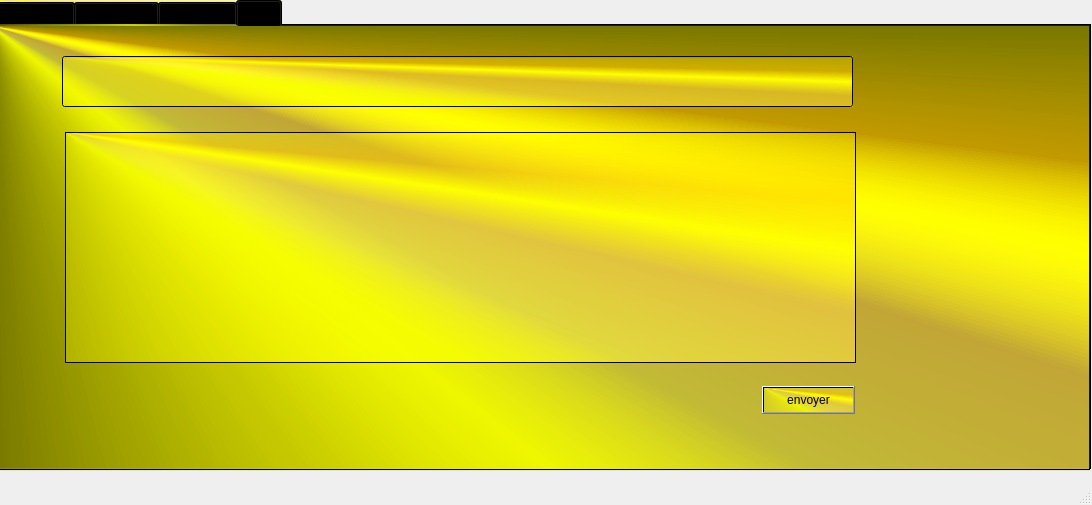
<?xml version="1.0" encoding="UTF-8"?>
<ui version="4.0">
 <class>MainWindow</class>
 <widget class="QMainWindow" name="MainWindow">
  <property name="geometry">
   <rect>
    <x>0</x>
    <y>0</y>
    <width>1092</width>
    <height>505</height>
   </rect>
  </property>
  <property name="windowTitle">
   <string>MainWindow</string>
  </property>
  <widget class="QWidget" name="centralwidget">
   <widget class="QTabWidget" name="tabWidget">
    <property name="geometry">
     <rect>
      <x>-10</x>
      <y>0</y>
      <width>1101</width>
      <height>471</height>
     </rect>
    </property>
    <property name="styleSheet">
     <string notr="true">background-color: qconicalgradient(cx:0, cy:0, angle:135, stop:0 rgba(255, 255, 0, 69), stop:0.375 rgba(255, 255, 0, 69), stop:0.423533 rgba(251, 255, 0, 145), stop:0.45 rgba(247, 255, 0, 208), stop:0.477581 rgba(255, 244, 71, 130), stop:0.518717 rgba(255, 218, 71, 130), stop:0.55 rgba(255, 255, 0, 255), stop:0.57754 rgba(255, 203, 0, 130), stop:0.625 rgba(255, 255, 0, 69), stop:1 rgba(255, 255, 0, 69));</string>
    </property>
    <property name="currentIndex">
     <number>3</number>
    </property>
    <widget class="QWidget" name="tab">
     <attribute name="title">
      <string>fournisseur</string>
     </attribute>
     <widget class="QTabWidget" name="tabWidget_2">
      <property name="geometry">
       <rect>
        <x>30</x>
        <y>100</y>
        <width>371</width>
        <height>221</height>
       </rect>
      </property>
      <property name="currentIndex">
       <number>1</number>
      </property>
      <widget class="QWidget" name="tab_3">
       <attribute name="title">
        <string>ajouter</string>
       </attribute>
       <widget class="QLabel" name="label">
        <property name="geometry">
         <rect>
          <x>0</x>
          <y>30</y>
          <width>56</width>
          <height>16</height>
         </rect>
        </property>
        <property name="text">
         <string>ID</string>
        </property>
       </widget>
       <widget class="QLabel" name="label_2">
        <property name="geometry">
         <rect>
          <x>0</x>
          <y>70</y>
          <width>56</width>
          <height>16</height>
         </rect>
        </property>
        <property name="text">
         <string>lieu</string>
        </property>
       </widget>
       <widget class="QLabel" name="label_3">
        <property name="geometry">
         <rect>
          <x>0</x>
          <y>110</y>
          <width>56</width>
          <height>16</height>
         </rect>
        </property>
        <property name="text">
         <string>type eq</string>
        </property>
       </widget>
       <widget class="QLabel" name="label_4">
        <property name="geometry">
         <rect>
          <x>180</x>
          <y>30</y>
          <width>56</width>
          <height>16</height>
         </rect>
        </property>
        <property name="text">
         <string>nom soc</string>
        </property>
       </widget>
       <widget class="QLabel" name="label_5">
        <property name="geometry">
         <rect>
          <x>180</x>
          <y>70</y>
          <width>56</width>
          <height>16</height>
         </rect>
        </property>
        <property name="text">
         <string>numéro</string>
        </property>
       </widget>
       <widget class="QLineEdit" name="lineEdit_ID">
        <property name="geometry">
         <rect>
          <x>60</x>
          <y>30</y>
          <width>113</width>
          <height>22</height>
         </rect>
        </property>
       </widget>
       <widget class="QLineEdit" name="lineEdit_Lieu">
        <property name="geometry">
         <rect>
          <x>60</x>
          <y>70</y>
          <width>113</width>
          <height>22</height>
         </rect>
        </property>
       </widget>
       <widget class="QLineEdit" name="lineEdit_Type">
        <property name="geometry">
         <rect>
          <x>60</x>
          <y>110</y>
          <width>113</width>
          <height>22</height>
         </rect>
        </property>
       </widget>
       <widget class="QLineEdit" name="lineEdit_nom">
        <property name="geometry">
         <rect>
          <x>240</x>
          <y>30</y>
          <width>113</width>
          <height>22</height>
         </rect>
        </property>
       </widget>
       <widget class="QLineEdit" name="lineEdit_num">
        <property name="geometry">
         <rect>
          <x>240</x>
          <y>70</y>
          <width>113</width>
          <height>22</height>
         </rect>
        </property>
       </widget>
       <widget class="QPushButton" name="pushButton">
        <property name="geometry">
         <rect>
          <x>120</x>
          <y>150</y>
          <width>93</width>
          <height>28</height>
         </rect>
        </property>
        <property name="text">
         <string>confirmer</string>
        </property>
       </widget>
      </widget>
      <widget class="QWidget" name="tab_4">
       <attribute name="title">
        <string>modifier</string>
       </attribute>
       <widget class="QLineEdit" name="lineEdit_mid">
        <property name="geometry">
         <rect>
          <x>60</x>
          <y>30</y>
          <width>113</width>
          <height>22</height>
         </rect>
        </property>
       </widget>
       <widget class="QLineEdit" name="lineEdit_mlieu">
        <property name="geometry">
         <rect>
          <x>60</x>
          <y>70</y>
          <width>113</width>
          <height>22</height>
         </rect>
        </property>
       </widget>
       <widget class="QLineEdit" name="lineEdit_mtype">
        <property name="geometry">
         <rect>
          <x>60</x>
          <y>110</y>
          <width>113</width>
          <height>22</height>
         </rect>
        </property>
       </widget>
       <widget class="QLineEdit" name="lineEdit_mnom">
        <property name="geometry">
         <rect>
          <x>240</x>
          <y>30</y>
          <width>113</width>
          <height>22</height>
         </rect>
        </property>
       </widget>
       <widget class="QLineEdit" name="lineEdit_mnum">
        <property name="geometry">
         <rect>
          <x>240</x>
          <y>70</y>
          <width>113</width>
          <height>22</height>
         </rect>
        </property>
       </widget>
       <widget class="QPushButton" name="pushButton_modifier">
        <property name="geometry">
         <rect>
          <x>120</x>
          <y>150</y>
          <width>93</width>
          <height>28</height>
         </rect>
        </property>
        <property name="text">
         <string>confirmer</string>
        </property>
       </widget>
       <widget class="QLabel" name="label_6">
        <property name="geometry">
         <rect>
          <x>0</x>
          <y>30</y>
          <width>56</width>
          <height>16</height>
         </rect>
        </property>
        <property name="text">
         <string>ID</string>
        </property>
       </widget>
       <widget class="QLabel" name="label_7">
        <property name="geometry">
         <rect>
          <x>0</x>
          <y>70</y>
          <width>56</width>
          <height>16</height>
         </rect>
        </property>
        <property name="text">
         <string>lieu</string>
        </property>
       </widget>
       <widget class="QLabel" name="label_8">
        <property name="geometry">
         <rect>
          <x>0</x>
          <y>110</y>
          <width>56</width>
          <height>16</height>
         </rect>
        </property>
        <property name="text">
         <string>type eq</string>
        </property>
       </widget>
       <widget class="QLabel" name="label_9">
        <property name="geometry">
         <rect>
          <x>180</x>
          <y>30</y>
          <width>56</width>
          <height>16</height>
         </rect>
        </property>
        <property name="text">
         <string>nom soc</string>
        </property>
       </widget>
       <widget class="QLabel" name="label_10">
        <property name="geometry">
         <rect>
          <x>180</x>
          <y>70</y>
          <width>56</width>
          <height>16</height>
         </rect>
        </property>
        <property name="text">
         <string>numéro</string>
        </property>
       </widget>
      </widget>
      <widget class="QWidget" name="tab_5">
       <attribute name="title">
        <string>supprimer</string>
       </attribute>
       <widget class="QPushButton" name="pushButton_supprimer">
        <property name="geometry">
         <rect>
          <x>120</x>
          <y>150</y>
          <width>93</width>
          <height>28</height>
         </rect>
        </property>
        <property name="text">
         <string>confirmer</string>
        </property>
       </widget>
       <widget class="QLineEdit" name="lineEdit_supprimer">
        <property name="geometry">
         <rect>
          <x>160</x>
          <y>60</y>
          <width>113</width>
          <height>22</height>
         </rect>
        </property>
       </widget>
       <widget class="QLabel" name="label_11">
        <property name="geometry">
         <rect>
          <x>85</x>
          <y>60</y>
          <width>61</width>
          <height>21</height>
         </rect>
        </property>
        <property name="text">
         <string>Idantifiant</string>
        </property>
       </widget>
      </widget>
     </widget>
     <widget class="QTableView" name="tableView_commandes">
      <property name="geometry">
       <rect>
        <x>420</x>
        <y>80</y>
        <width>611</width>
        <height>281</height>
       </rect>
      </property>
     </widget>
     <widget class="QLineEdit" name="lineEdit_chercher">
      <property name="geometry">
       <rect>
        <x>690</x>
        <y>40</y>
        <width>151</width>
        <height>31</height>
       </rect>
      </property>
     </widget>
     <widget class="QPushButton" name="pushButton_chercher">
      <property name="geometry">
       <rect>
        <x>850</x>
        <y>40</y>
        <width>101</width>
        <height>31</height>
       </rect>
      </property>
      <property name="text">
       <string>chercher</string>
      </property>
     </widget>
     <widget class="QPushButton" name="pushButton_2">
      <property name="geometry">
       <rect>
        <x>910</x>
        <y>370</y>
        <width>101</width>
        <height>28</height>
       </rect>
      </property>
      <property name="text">
       <string>exporter</string>
      </property>
     </widget>
     <widget class="QRadioButton" name="radioButton_CHlieu">
      <property name="geometry">
       <rect>
        <x>580</x>
        <y>50</y>
        <width>51</width>
        <height>21</height>
       </rect>
      </property>
      <property name="text">
       <string>lieu</string>
      </property>
     </widget>
     <widget class="QRadioButton" name="radioButton_CHtype">
      <property name="geometry">
       <rect>
        <x>630</x>
        <y>50</y>
        <width>51</width>
        <height>21</height>
       </rect>
      </property>
      <property name="text">
       <string>type</string>
      </property>
     </widget>
     <widget class="QRadioButton" name="radioButton_CHid">
      <property name="geometry">
       <rect>
        <x>530</x>
        <y>50</y>
        <width>41</width>
        <height>21</height>
       </rect>
      </property>
      <property name="text">
       <string>ID</string>
      </property>
     </widget>
     <widget class="QLabel" name="label_25">
      <property name="geometry">
       <rect>
        <x>30</x>
        <y>340</y>
        <width>251</width>
        <height>101</height>
       </rect>
      </property>
      <property name="text">
       <string/>
      </property>
      <property name="pixmap">
       <pixmap>../128067909_2818247188411457_3339831164603331473_n.png</pixmap>
      </property>
     </widget>
     <zorder>label_25</zorder>
     <zorder>tabWidget_2</zorder>
     <zorder>tableView_commandes</zorder>
     <zorder>lineEdit_chercher</zorder>
     <zorder>pushButton_chercher</zorder>
     <zorder>pushButton_2</zorder>
     <zorder>radioButton_CHlieu</zorder>
     <zorder>radioButton_CHtype</zorder>
     <zorder>radioButton_CHid</zorder>
    </widget>
    <widget class="QWidget" name="tab_2">
     <attribute name="title">
      <string>commande</string>
     </attribute>
     <widget class="QTabWidget" name="tabWidget_idCm">
      <property name="geometry">
       <rect>
        <x>30</x>
        <y>100</y>
        <width>371</width>
        <height>221</height>
       </rect>
      </property>
      <property name="currentIndex">
       <number>1</number>
      </property>
      <widget class="QWidget" name="tab_6">
       <attribute name="title">
        <string>ajouter</string>
       </attribute>
       <widget class="QLineEdit" name="lineEdit_idC">
        <property name="geometry">
         <rect>
          <x>60</x>
          <y>30</y>
          <width>113</width>
          <height>22</height>
         </rect>
        </property>
       </widget>
       <widget class="QLineEdit" name="lineEdit_typeC">
        <property name="geometry">
         <rect>
          <x>60</x>
          <y>70</y>
          <width>113</width>
          <height>22</height>
         </rect>
        </property>
       </widget>
       <widget class="QLineEdit" name="lineEdit_dateC">
        <property name="geometry">
         <rect>
          <x>60</x>
          <y>110</y>
          <width>113</width>
          <height>22</height>
         </rect>
        </property>
       </widget>
       <widget class="QLineEdit" name="lineEdit_quaC">
        <property name="geometry">
         <rect>
          <x>240</x>
          <y>70</y>
          <width>113</width>
          <height>22</height>
         </rect>
        </property>
       </widget>
       <widget class="QLineEdit" name="lineEdit_nomC">
        <property name="geometry">
         <rect>
          <x>240</x>
          <y>30</y>
          <width>113</width>
          <height>22</height>
         </rect>
        </property>
       </widget>
       <widget class="QLabel" name="label_12">
        <property name="geometry">
         <rect>
          <x>0</x>
          <y>30</y>
          <width>56</width>
          <height>16</height>
         </rect>
        </property>
        <property name="text">
         <string>ID</string>
        </property>
       </widget>
       <widget class="QLabel" name="label_13">
        <property name="geometry">
         <rect>
          <x>0</x>
          <y>70</y>
          <width>56</width>
          <height>16</height>
         </rect>
        </property>
        <property name="text">
         <string>type</string>
        </property>
       </widget>
       <widget class="QLabel" name="label_14">
        <property name="geometry">
         <rect>
          <x>0</x>
          <y>110</y>
          <width>56</width>
          <height>16</height>
         </rect>
        </property>
        <property name="text">
         <string>date</string>
        </property>
       </widget>
       <widget class="QLabel" name="label_15">
        <property name="geometry">
         <rect>
          <x>180</x>
          <y>70</y>
          <width>56</width>
          <height>16</height>
         </rect>
        </property>
        <property name="text">
         <string>quantité</string>
        </property>
       </widget>
       <widget class="QLabel" name="label_16">
        <property name="geometry">
         <rect>
          <x>180</x>
          <y>30</y>
          <width>56</width>
          <height>16</height>
         </rect>
        </property>
        <property name="text">
         <string>nom soc</string>
        </property>
       </widget>
       <widget class="QPushButton" name="pushButton_ajoutC">
        <property name="geometry">
         <rect>
          <x>120</x>
          <y>150</y>
          <width>93</width>
          <height>28</height>
         </rect>
        </property>
        <property name="text">
         <string>confirmer</string>
        </property>
       </widget>
       <widget class="QLabel" name="label_23">
        <property name="geometry">
         <rect>
          <x>180</x>
          <y>110</y>
          <width>56</width>
          <height>16</height>
         </rect>
        </property>
        <property name="text">
         <string>ID f</string>
        </property>
       </widget>
       <widget class="QComboBox" name="comboBox">
        <property name="geometry">
         <rect>
          <x>240</x>
          <y>110</y>
          <width>111</width>
          <height>22</height>
         </rect>
        </property>
       </widget>
      </widget>
      <widget class="QWidget" name="tab_7">
       <attribute name="title">
        <string>modifier</string>
       </attribute>
       <widget class="QLabel" name="label_17">
        <property name="geometry">
         <rect>
          <x>0</x>
          <y>30</y>
          <width>56</width>
          <height>16</height>
         </rect>
        </property>
        <property name="text">
         <string>ID</string>
        </property>
       </widget>
       <widget class="QLabel" name="label_18">
        <property name="geometry">
         <rect>
          <x>0</x>
          <y>70</y>
          <width>56</width>
          <height>16</height>
         </rect>
        </property>
        <property name="text">
         <string>type</string>
        </property>
       </widget>
       <widget class="QLabel" name="label_19">
        <property name="geometry">
         <rect>
          <x>0</x>
          <y>110</y>
          <width>56</width>
          <height>16</height>
         </rect>
        </property>
        <property name="text">
         <string>date</string>
        </property>
       </widget>
       <widget class="QLabel" name="label_20">
        <property name="geometry">
         <rect>
          <x>180</x>
          <y>70</y>
          <width>56</width>
          <height>16</height>
         </rect>
        </property>
        <property name="text">
         <string>quantité</string>
        </property>
       </widget>
       <widget class="QLabel" name="label_21">
        <property name="geometry">
         <rect>
          <x>180</x>
          <y>30</y>
          <width>56</width>
          <height>16</height>
         </rect>
        </property>
        <property name="text">
         <string>nom soc</string>
        </property>
       </widget>
       <widget class="QLineEdit" name="lineEdit_idCm">
        <property name="geometry">
         <rect>
          <x>60</x>
          <y>30</y>
          <width>113</width>
          <height>22</height>
         </rect>
        </property>
       </widget>
       <widget class="QLineEdit" name="lineEdit_typeCm">
        <property name="geometry">
         <rect>
          <x>60</x>
          <y>70</y>
          <width>113</width>
          <height>22</height>
         </rect>
        </property>
       </widget>
       <widget class="QLineEdit" name="lineEdit_dateCm">
        <property name="geometry">
         <rect>
          <x>60</x>
          <y>110</y>
          <width>113</width>
          <height>22</height>
         </rect>
        </property>
       </widget>
       <widget class="QLineEdit" name="lineEdit_quaCm">
        <property name="geometry">
         <rect>
          <x>240</x>
          <y>70</y>
          <width>113</width>
          <height>22</height>
         </rect>
        </property>
       </widget>
       <widget class="QLineEdit" name="lineEdit_nomCm">
        <property name="geometry">
         <rect>
          <x>240</x>
          <y>30</y>
          <width>113</width>
          <height>22</height>
         </rect>
        </property>
       </widget>
       <widget class="QPushButton" name="pushButton_modifierC">
        <property name="geometry">
         <rect>
          <x>120</x>
          <y>150</y>
          <width>93</width>
          <height>28</height>
         </rect>
        </property>
        <property name="text">
         <string>confirmer</string>
        </property>
       </widget>
       <widget class="QLabel" name="label_24">
        <property name="geometry">
         <rect>
          <x>180</x>
          <y>110</y>
          <width>56</width>
          <height>16</height>
         </rect>
        </property>
        <property name="text">
         <string>ID f</string>
        </property>
       </widget>
       <widget class="QComboBox" name="comboBox_2">
        <property name="geometry">
         <rect>
          <x>240</x>
          <y>110</y>
          <width>111</width>
          <height>22</height>
         </rect>
        </property>
       </widget>
      </widget>
      <widget class="QWidget" name="tab_8">
       <attribute name="title">
        <string>supprimer</string>
       </attribute>
       <widget class="QLabel" name="label_22">
        <property name="geometry">
         <rect>
          <x>90</x>
          <y>60</y>
          <width>71</width>
          <height>20</height>
         </rect>
        </property>
        <property name="text">
         <string>Idantifiant</string>
        </property>
       </widget>
       <widget class="QLineEdit" name="lineEdit_suppC">
        <property name="geometry">
         <rect>
          <x>160</x>
          <y>60</y>
          <width>113</width>
          <height>22</height>
         </rect>
        </property>
       </widget>
       <widget class="QPushButton" name="pushButton_suppC">
        <property name="geometry">
         <rect>
          <x>120</x>
          <y>150</y>
          <width>93</width>
          <height>28</height>
         </rect>
        </property>
        <property name="text">
         <string>confirmer</string>
        </property>
       </widget>
      </widget>
     </widget>
     <widget class="QTableView" name="tableView_fourn">
      <property name="geometry">
       <rect>
        <x>420</x>
        <y>80</y>
        <width>611</width>
        <height>281</height>
       </rect>
      </property>
     </widget>
     <widget class="QPushButton" name="pushButton_trier">
      <property name="geometry">
       <rect>
        <x>600</x>
        <y>370</y>
        <width>71</width>
        <height>31</height>
       </rect>
      </property>
      <property name="text">
       <string>trier</string>
      </property>
     </widget>
     <widget class="QRadioButton" name="radioButton_id">
      <property name="geometry">
       <rect>
        <x>430</x>
        <y>370</y>
        <width>97</width>
        <height>20</height>
       </rect>
      </property>
      <property name="text">
       <string>id</string>
      </property>
     </widget>
     <widget class="QRadioButton" name="radioButton_type">
      <property name="geometry">
       <rect>
        <x>480</x>
        <y>370</y>
        <width>97</width>
        <height>20</height>
       </rect>
      </property>
      <property name="text">
       <string>type</string>
      </property>
     </widget>
     <widget class="QRadioButton" name="radioButton_n">
      <property name="geometry">
       <rect>
        <x>536</x>
        <y>360</y>
        <width>61</width>
        <height>41</height>
       </rect>
      </property>
      <property name="text">
       <string>nom</string>
      </property>
     </widget>
     <widget class="QLabel" name="label_26">
      <property name="geometry">
       <rect>
        <x>30</x>
        <y>350</y>
        <width>261</width>
        <height>81</height>
       </rect>
      </property>
      <property name="text">
       <string/>
      </property>
      <property name="pixmap">
       <pixmap>../128067909_2818247188411457_3339831164603331473_n.png</pixmap>
      </property>
     </widget>
     <zorder>label_26</zorder>
     <zorder>tabWidget_idCm</zorder>
     <zorder>tableView_fourn</zorder>
     <zorder>pushButton_trier</zorder>
     <zorder>radioButton_id</zorder>
     <zorder>radioButton_type</zorder>
     <zorder>radioButton_n</zorder>
    </widget>
    <widget class="QWidget" name="tab_9">
     <attribute name="title">
      <string>statistique</string>
     </attribute>
     <widget class="QCustomPlot" name="plot" native="true">
      <property name="geometry">
       <rect>
        <x>10</x>
        <y>10</y>
        <width>1061</width>
        <height>461</height>
       </rect>
      </property>
     </widget>
    </widget>
    <widget class="QWidget" name="tab_10">
     <attribute name="title">
      <string>mail</string>
     </attribute>
     <widget class="QLineEdit" name="choisi_un_email">
      <property name="geometry">
       <rect>
        <x>70</x>
        <y>30</y>
        <width>791</width>
        <height>51</height>
       </rect>
      </property>
     </widget>
     <widget class="QTextEdit" name="pour_envoyer_email">
      <property name="geometry">
       <rect>
        <x>73</x>
        <y>106</y>
        <width>791</width>
        <height>231</height>
       </rect>
      </property>
     </widget>
     <widget class="QPushButton" name="pushButton_3">
      <property name="geometry">
       <rect>
        <x>770</x>
        <y>360</y>
        <width>93</width>
        <height>28</height>
       </rect>
      </property>
      <property name="text">
       <string>envoyer</string>
      </property>
     </widget>
    </widget>
   </widget>
  </widget>
  <widget class="QMenuBar" name="menubar">
   <property name="geometry">
    <rect>
     <x>0</x>
     <y>0</y>
     <width>1092</width>
     <height>26</height>
    </rect>
   </property>
  </widget>
  <widget class="QStatusBar" name="statusbar"/>
 </widget>
 <customwidgets>
  <customwidget>
   <class>QCustomPlot</class>
   <extends>QWidget</extends>
   <header>qcustomplot.h</header>
   <container>1</container>
  </customwidget>
 </customwidgets>
 <resources/>
 <connections/>
</ui>
